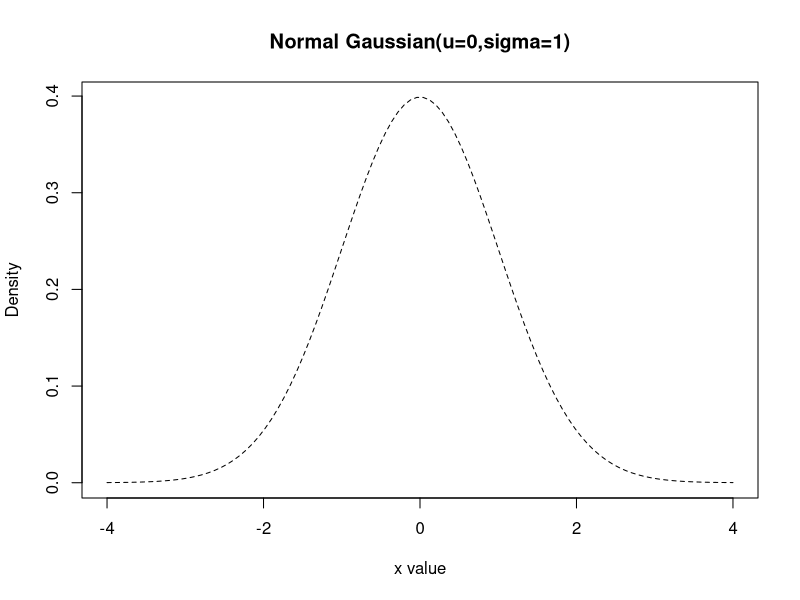
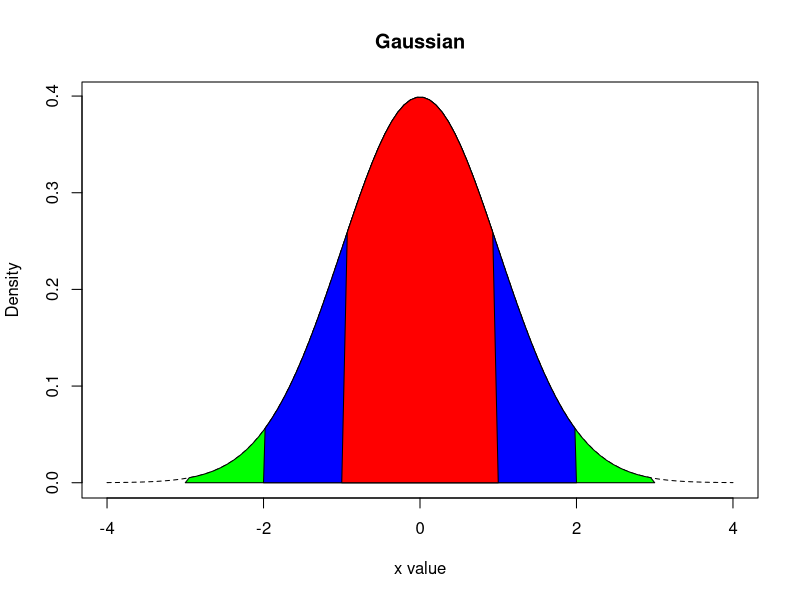
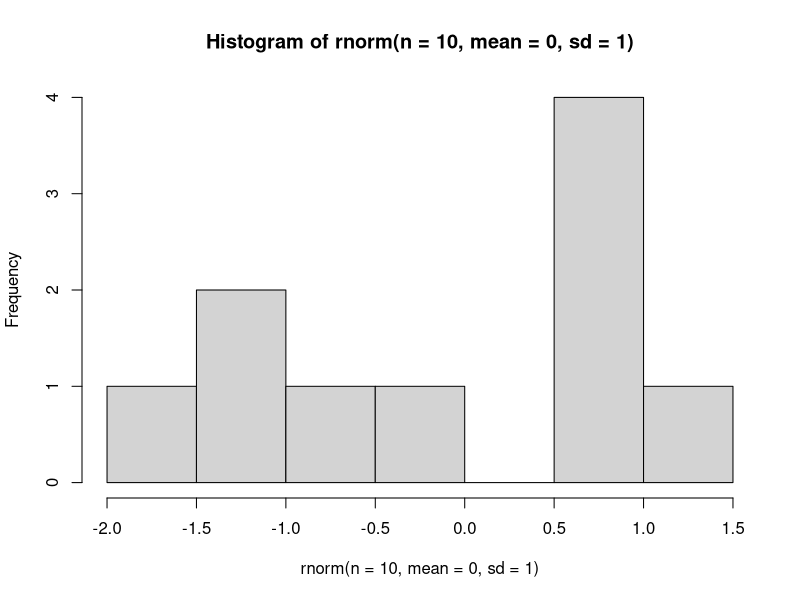
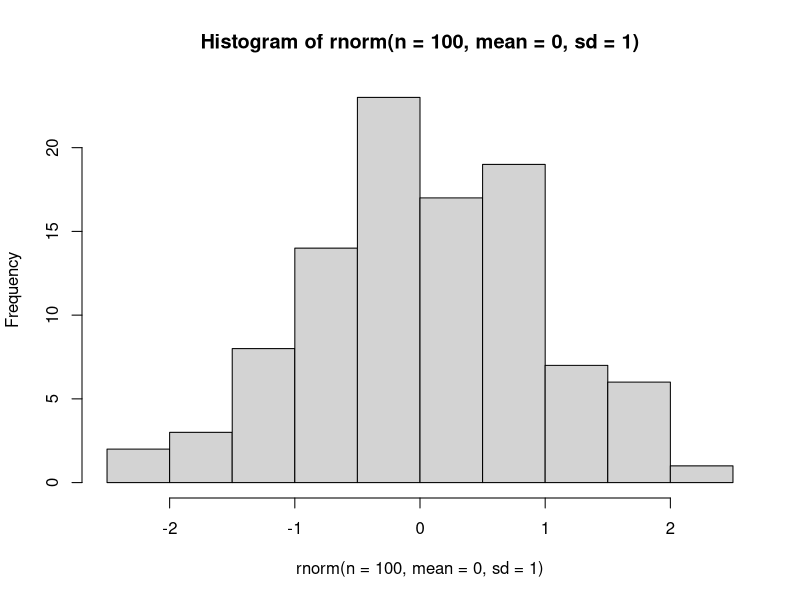
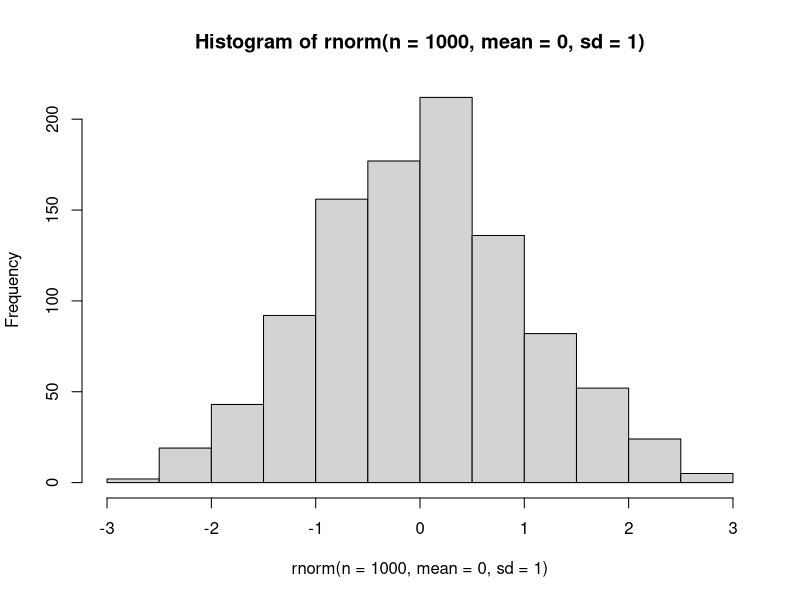
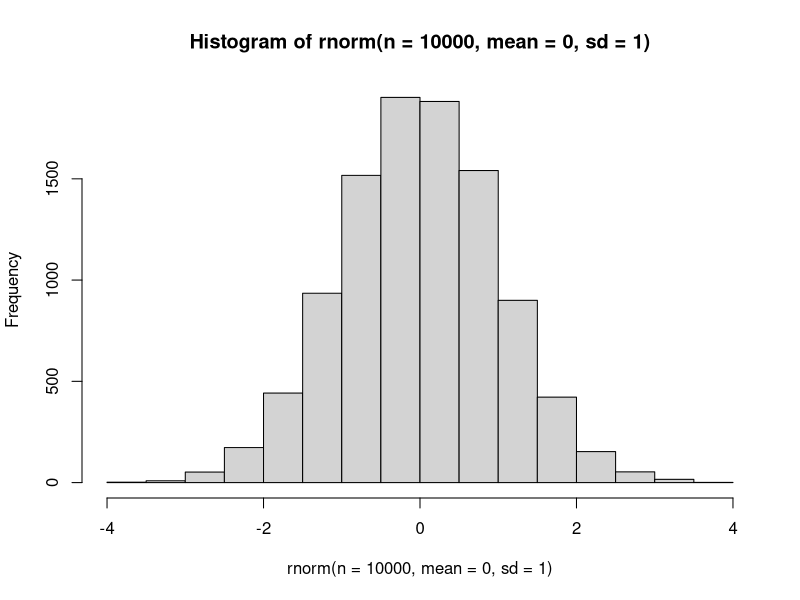
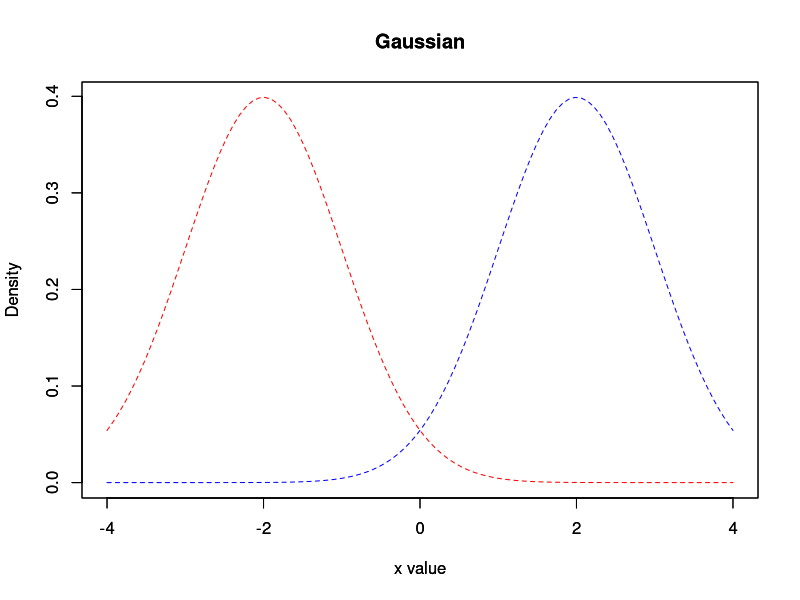
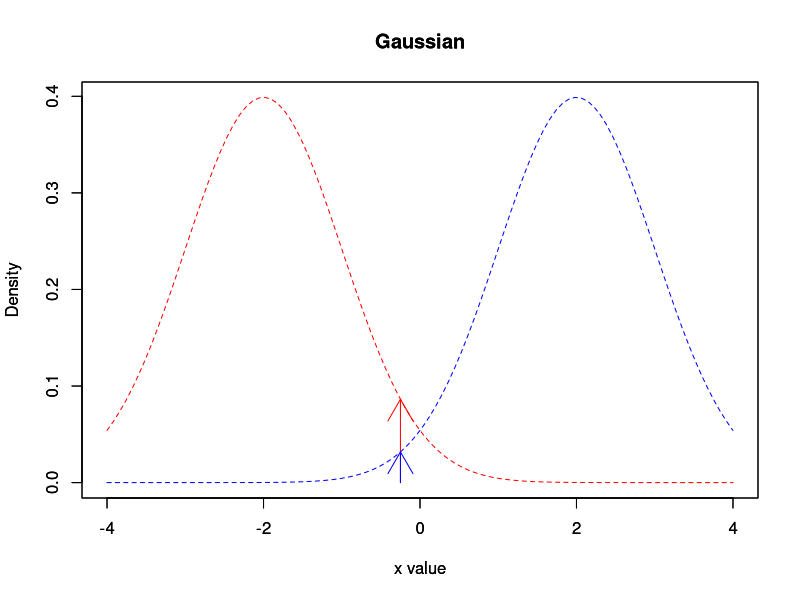

Write R code to recreate these figures, in order.
## ---- chunk 1
knitr::opts_chunk$set(echo = TRUE)
## ---- chunk 2
x <- seq(-4, 4, length=100)
hx <- dnorm(x)
plot(x, hx, type="l", lty=2, xlab="x value", ylab="Density", main="Normal Gaussian(u=0,sigma=1)")
## ---- chunk 3
plotGaussian <- function(u, sigma, color = "black"){
  x <- seq(-4, 4, length=100)
  hx <- dnorm(x, mean = u, sd = sigma)
  plot(x, hx, type="l", lty=2, xlab="x value", ylab="Density", main="Gaussian", col = color)
}
plotArea <- function(u, sigma, sigmaSize, color){
  x <- seq(-4, 4, length=100)
  hx <- dnorm(x, mean = u, sd = sigma)
  l <- -(sigma*sigmaSize)
  r <- (sigma*sigmaSize)
  i <- x >= l & x <= r
  polygon(c(l,x[i],r), c(0,hx[i],0), col=color)
}

plot.new()
plotGaussian(0,1)
plotArea(0,1,3,"green")
plotArea(0,1,2,"blue")
plotArea(0,1,1,"red")
## ---- chunk 4
hist(rnorm(n = 10, mean = 0, sd = 1))
hist(rnorm(n = 100, mean = 0, sd = 1))
hist(rnorm(n = 1000, mean = 0, sd = 1))
hist(rnorm(n = 10000, mean = 0, sd = 1))
## ---- chunk 5
plotGaussian(-2,1,"red")
par(new=TRUE)
plotGaussian(2,1, "blue")
## ---- chunk 6
plotGaussian(-2,1,"red")
arrows(-0.25,0,-0.25,dnorm(-0.25,-2,1), col = "red")
par(new=TRUE)
plotGaussian(2,1, "blue")
arrows(-0.25,0,-0.25,dnorm(-0.25,2,1), col = "blue")
## ---- chunk 7
plotGaussian(-2,1,"red")
arrows(-1,0,-1,dnorm(-1,-2,1), col = "red")
arrows(0.45,0,0.45,dnorm(0.45,-2,1), col = "red")
par(new=TRUE)
plotGaussian(2,1, "blue")
arrows(-1,0,-1,dnorm(-1,2,1), col = "blue")
arrows(0.45,0,0.45,dnorm(0.45,2,1), col = "blue")
## ---- chunk 8
plotGaussian(-1,1,"red")
arrows(-1,0,-1,dnorm(-1,-1,1), col = "red")
## ---- chunk 9
plotGaussian(-1,0.5,"red")
arrows(-1,0,-1,dnorm(-1,-1,0.5), col = "red")
